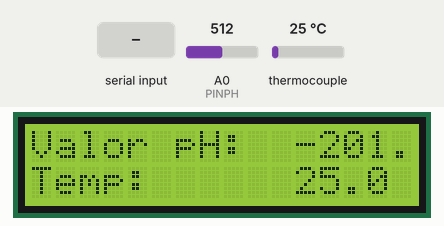
Bench run of a sketch on a simulated Arduino Uno, built with avr-gcc and run on an emulated ATmega328P. On the bench: 16×2 character LCD. Inputs (shaded band) come from the test bench; at power-on: thermocouple 25 °C, A0 (PINPH) = 512. EEPROM starts erased; what the sketch prints to the serial monitor is not drawn.

Above: at 3.7 s.
3.8 s: thermocouple set to 6 °C
At 5.8 s:
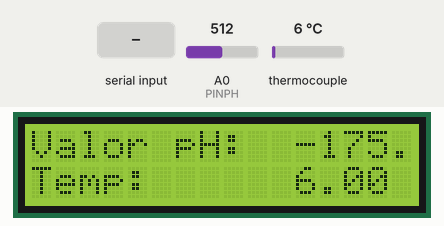
8.7 s: A0 (PINPH) set to 0
At 9.9 s:
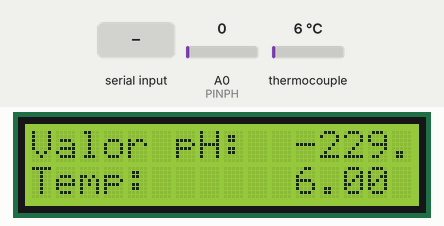
12.8 s: thermocouple set to 75 °C
At 13.9 s:
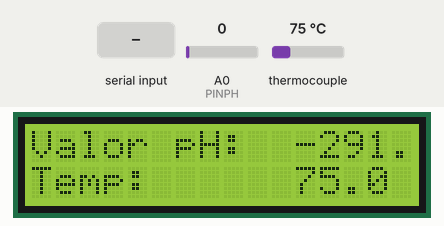
16.8 s: "calibrar:\n" received over Serial
18.8 s: A0 (PINPH) set to 20
At 19.9 s:
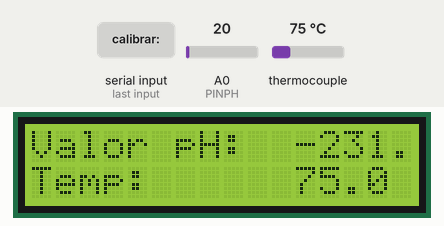
22.9 s: thermocouple set to 150 °C
At 24.1 s:
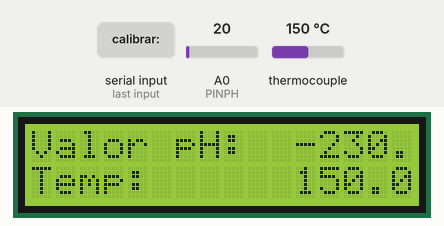
Timing chart, 0 to 25.9 s (numbered marks = the images above; inputs shaded):
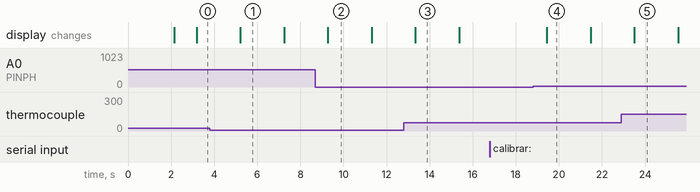

Measured:
- after the input at 3.8 s, the display: changes after 1.4 s (image 1)
- after the input at 8.7 s, the display: changes after 0.57 s (image 2)
- after the input at 12.8 s, the display: changes after 0.53 s (image 3)
- after the input at 16.8 s, every drawn part: stays the same
- after the input at 18.8 s, the display: changes after 0.64 s (image 4)
- after the input at 22.9 s, the display: changes after 0.60 s (image 5)
- what the display in image 1 shows lasts 2.0 s, from 5.2 s to 7.2 s

The sketch:

ph.ino
```cpp
#include <Wire.h>
#include <LiquidCrystal_I2C.h>
#include "max6675.h"
#include <EEPROM.h>

#define MAXSIZEBUFF 200
#define R 8.314
#define F 96485
#define N 1 // Número de elétrons transferidos na reação do H+ (hidrogênio)

LiquidCrystal_I2C lcd(0x27, 16, 2);

float valor_calibracao = 21.34; // Fator de calibração

int contagem = 0;           // Variável de contagem
float soma_tensao = 0;      // Variável para soma de tensão
float media = 0;            // Variável que calcula a media
float entrada_A0;           // Variável de leitura do pino A0
float tensao;               // Variável para conversão em tensão
unsigned long tempo;        // Float tempo
float valor_pH;             // PH
float Temperatura;          // Temperatura
float media_analogica = 0;

int SO = 12;
int CS = 10;
int CLK = 13;
int PINPH = A0;


char buffer[MAXSIZEBUFF]; // buffer de dados

MAX6675 sensor(CLK, CS, SO);

void Start_PH() {
  pinMode(PINPH, INPUT);
}

void Start_Serial() {
  Serial.begin(115200);
}

void Start_LCD() {
  lcd.init();                   // Inicializa o display
  lcd.begin(16, 2);             // Inicializa todos os caracteres
  lcd.backlight();              // Inicializa o backlight
  lcd.setCursor(0, 0);          // Posiciona o cursor na posição
  lcd.print("PH Monitor");      // Escreve no monitor serial
  lcd.setCursor(0, 1);          // Posiciona o cursor na posição
  lcd.print("Leitura de pH");   // Escreve no monitor serial
}

// Função para armazenar um valor float na EEPROM e atribuí-lo à variável valor_calibracao
void Start_EEPROM() {
  // Lê o valor da EEPROM e o atribui à variável valor_calibracao
  EEPROM.get(0, valor_calibracao);

  Serial.print("Valor de calibração armazenado: ");
  Serial.println(valor_calibracao);
}

void Start_Ambiente() {
  memset(buffer, '\0', MAXSIZEBUFF); // Inicializa buffer de dados
  // Coleta valor de calibração
  Start_EEPROM();
}

void setup() {
  Start_Serial();
  Start_Ambiente();
  Start_PH();
  Start_LCD();
  delay(2000);
  lcd.clear(); // Limpa o conteúdo do display
}

void Grava_ValorCalibracao(float valor) {
  // Armazena o valor float na EEPROM
  EEPROM.put(0, valor);
}

void Le_Temperatura() {
  Temperatura = sensor.readCelsius();
  Serial.print("Graus C = ");
  Serial.println(Temperatura);
}

float calcularInclinacao(float temperaturaCelsius) {
    float temperaturaKelvin = temperaturaCelsius + 273.15;
    return (R * temperaturaKelvin) / (F * N); // Calcula a inclinação para pH
}

void Le_PH() {
    soma_tensao = 0;  // Inicia soma_tensão em 0
    contagem = 0;     // Inicia a contagem em 0

    while (contagem < 10) {
        entrada_A0 = analogRead(PINPH);               // Lê a entrada analógica
        media_analogica = (entrada_A0 + media_analogica) / 2;

        tensao = (media_analogica * 5.0) / 1024.0;    // Converte em tensão, o valor lido
        soma_tensao += tensao;                        // Soma a tensão anterior com a atual
        contagem++;                                   // Soma 1 à variável de contagem

        delay(100);                                   // Aguarda para próxima leitura
    }
    media = soma_tensao / 10;                         // Calcula a média das leituras

    float inclinacao = calcularInclinacao(Temperatura);
    valor_pH = (media - 7) / inclinacao; // Calcula valor de pH usando a inclinação corrigida
}

void Display() {
  lcd.setCursor(0, 0);            // Posiciona o cursor no display
  lcd.print("Valor pH: ");        // Escreve no display
  lcd.setCursor(11, 0);           // Posiciona o cursor no display
  lcd.print(valor_pH, 1);         // Escreve o pH com uma casa decimal
  lcd.setCursor(0, 1);            // Posiciona o cursor no display
  lcd.print("Temp: ");            // Escreve no display
  lcd.setCursor(11, 1);           // Posiciona o cursor no display
  lcd.print(Temperatura, 1);      // Escreve o pH com uma casa decimal
}

void Le_Serial() {
  static String inputString = "";         // String para armazenar os dados de entrada
  char carac;

  while (Serial.available() > 0) {       // Se houver dados disponíveis na serial
    carac = (char)Serial.read();         // Lê o próximo caractere

    if (carac != '\n') {                 // Se não for o fim da linha
      inputString += carac;              // Adiciona o caractere à string de entrada
    } else {                             // Se for o fim da linha
      if (inputString.startsWith("calibrar:")) { // Verifica se a string começa com "calibrar:"
        String valorString = inputString.substring(9); // Extrai o valor após "calibrar:"
        float valor = valorString.toFloat();           // Converte a string para float
        Grava_ValorCalibracao(valor);                  // Chama a função para gravar o valor
        Serial.print("Novo valor de calibração: ");
        Serial.println(valor);
      }
      inputString = "";                  // Limpa a string de entrada para a próxima leitura
    }
  }
}

void loop() {
  Le_PH();
  Le_Temperatura();
  Le_Serial();
  Display();

  // Aguarda para próxima leitura
  delay(1000);
}
```
